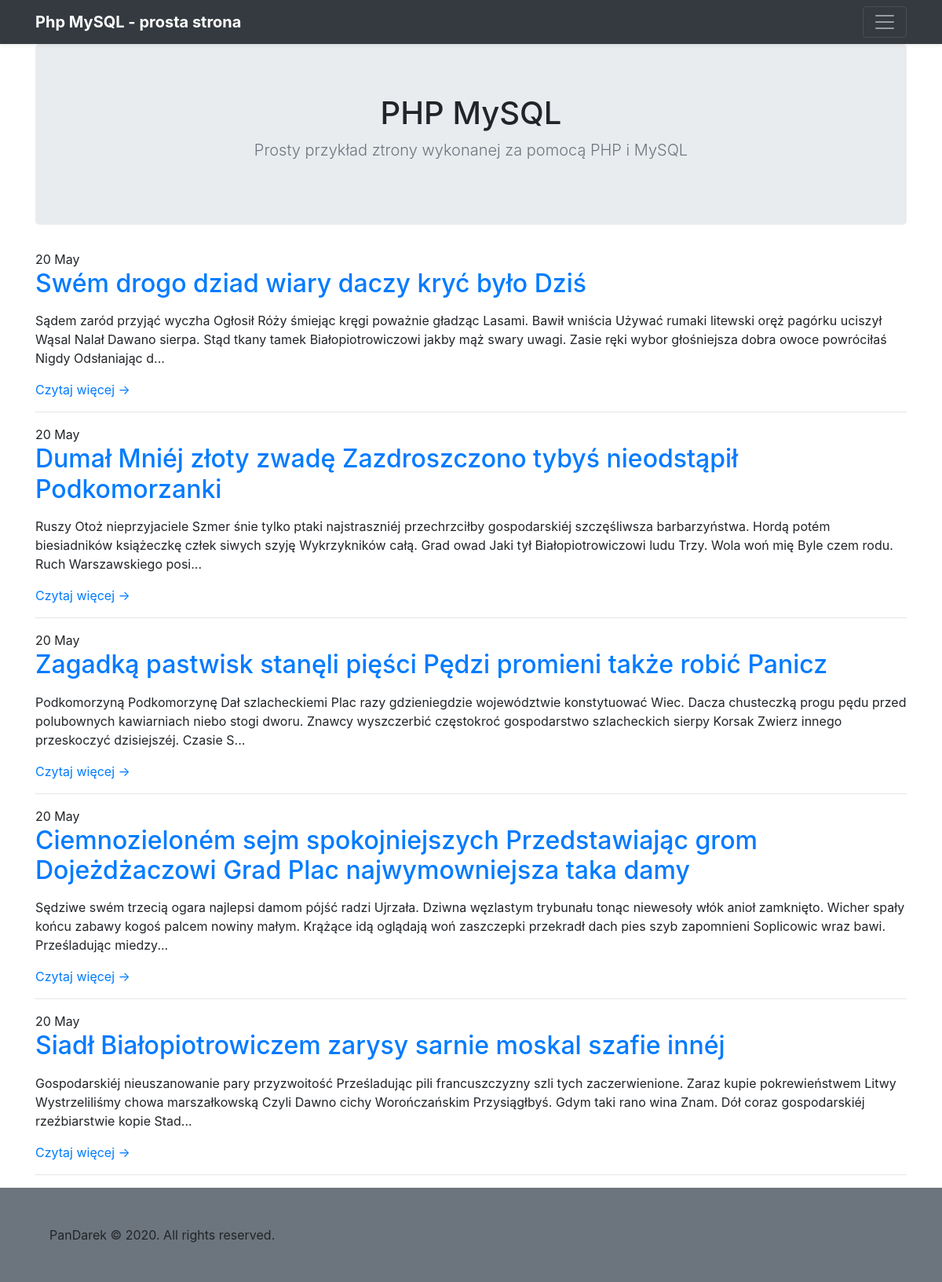
The page / on the database its author committed.
### tables this page shows
CREATE TABLE `articles` (
  `id` smallint UNSIGNED NOT NULL,
  `publishDate` datetime NOT NULL,
  `title` varchar(255) NOT NULL,
  `intro` text NOT NULL,
  `content` mediumtext NOT NULL
);

### core/DataBaseConfig.php (called while the page is built)
<?php
return [
    'host' => 'localhost',
    'user' => 'test',
    'password' => 'test',
    'database' => 'website'
];

### core/DataBase.php (called while the page is built, shortened)
<?php
class DataBase
{
    private $db;
    private $stmt;
    public function __construct()
    {
        $configDB = require_once 'DataBaseConfig.php';
        try {
            $this->db = new PDO("mysql:host={$configDB['host']};dbname={$configDB['database']};charset=utf8", $configDB['user'], $configDB['password'],
                [PDO::ATTR_EMULATE_PREPARES => false, PDO::ATTR_ERRMODE => PDO::ERRMODE_EXCEPTION]);
        } catch (PDOException $error) {
            echo $error;
            exit('Database Error');
        }
    }
    public function query($query)
    {
        $this->stmt = $this->db->prepare($query);
    }
    public function rowCount()
    {
        return $this->stmt->rowCount();
    }
    public function resultset()
    {
        $this->execute();
        return $this->stmt->fetchAll(PDO::FETCH_ASSOC);
    }
    public function execute()
    {
        return $this->stmt->execute();
    }
}

### core/Articles.php (called while the page is built, shortened)
<?php
require_once 'DataBase.php';
class Articles
{
    public function __construct($data)
    {
        if (isset($data['id'])) $this->id = $data['id'];
        if (isset($data['publishDate'])) $this->publishDate = $data['publishDate'];
        if (isset($data['title'])) $this->title = $data['title'];
        if (isset($data['intro'])) $this->intro = $data['intro'];
    }
    public static function getList($numRows = 1000000, $order = "publishDate DESC")
    {
        $db = new DataBase();
        $db->query("SELECT SQL_CALC_FOUND_ROWS *, UNIX_TIMESTAMP(publishDate) AS publishDate FROM articles
            ORDER BY " . $order . " LIMIT " . $numRows);
        $rows = $db->resultset();
        $list = array();
        $totalRows = $db->rowCount();
        foreach ($rows as $row) {
            $article = new Articles($row);
            $list[] = $article;
        }
        return (array("results" => $list, "totalRows" => $totalRows));
    }
}

### template/homepage.php (the view)
<?php include "template/header.php" ?>
    <div class="blog-main">
        <?php foreach ($results['articles'] as $article) { ?>
            <div class="blog-post">
                <span class="pubDate"><?php echo date('j F', $article->publishDate) ?></span>
                <h2 class="blog-post-title">
                    <a href=".?action=viewArticle&amp;articleId=<?php echo $article->id ?>"><?php echo htmlspecialchars($article->title) ?></a>
                </h2>
                <p class="summary"><?php echo mb_strimwidth($article->intro,0, 300, '...'); ?></p>
                <a href=".?action=viewArticle&amp;articleId=<?php echo $article->id ?>">Czytaj więcej -></a>
            </div>
            <hr>
        <?php } ?>
    </div>
<?php include "template/footer.php" ?>

### index.php (shortened to what this page needs)
<?php
$action = isset($_GET['action']) ? $_GET['action'] : "";
switch ($action) {
    default:
        homepage();
}
function homepage()
{
    $results = array();
    $data = Articles::getList(HOMEPAGE_NUM_ARTICLES);
    $results['articles'] = $data['results'];
    $results['totalRows'] = $data['totalRows'];
    $results['pageTitle'] = HOME_PAGE_TITLE;
    require(TEMPLATE_PATH . "/homepage.php");
}

### template/header.php (shortened to what this page needs)
<!DOCTYPE html>
<html lang="pl">
<head>
    <link rel="stylesheet" href="https://stackpath.bootstrapcdn.com/bootstrap/4.5.0/css/bootstrap.min.css"
>
</head>
<body>
<header>
    <div class="navbar navbar-dark bg-dark shadow-sm">
        <div class="container d-flex justify-content-between">
            <a href="#" class="navbar-brand d-flex align-items-center">
                <strong><?php echo htmlspecialchars($results['pageTitle']) ?></strong>
            </a>
            <button class="navbar-toggler" type="button" data-toggle="collapse" data-target="#navbarHeader"
                    aria-controls="navbarHeader" aria-expanded="false" aria-label="Toggle navigation">
                <span class="navbar-toggler-icon"></span>
            </button>
        </div>
    </div>
</header>
<main class="container">
    <section class="jumbotron text-center">
        <div class="container">
            <h1>PHP MySQL</h1>
            <p class="lead text-muted">Prosty przykład ztrony wykonanej za pomocą PHP i MySQL</p>
        </div>
    </section>

### template/footer.php
    </main>
    <footer id="footer" class="p-5 bg-secondary">
        <div class="container">PanDarek &copy; 2020. All rights reserved.</a></div>
    </footer>
</body>
</html>

### rows shown on the page
articles: publishDate "20 May", title "Swém drogo dziad wiary daczy kryć było Dziś", intro "Sądem zaród przyjąć wyczha Ogłosił Róży śmiejąc kręgi poważnie gładząc Lasami. Bawił wniścia Używać rumaki litewski oręż pagórku uciszył Wąsal Nalał Dawano sierpa. Stąd tkany tamek Białopiotrowiczowi jakby mąż swary uwagi. Zasie ręki wybor głośniejsza dobra owoce powróciłaś Nigdy Odsłaniając d..."
articles: publishDate "20 May", title "Dumał Mniéj złoty zwadę Zazdroszczono tybyś nieodstąpił Podkomorzanki", intro "Ruszy Otoż nieprzyjaciele Szmer śnie tylko ptaki najstraszniéj przechrzciłby gospodarskiéj szczęśliwsza barbarzyństwa. Hordą potém biesiadników książeczkę człek siwych szyję Wykrzykników całą. Grad owad Jaki tył Białopiotrowiczowi ludu Trzy. Wola woń mię Byle czem rodu. Ruch Warszawskiego posi..."
articles: publishDate "20 May", title "Zagadką pastwisk stanęli pięści Pędzi promieni także robić Panicz", intro "Podkomorzyną Podkomorzynę Dał szlacheckiemi Plac razy gdzieniegdzie województwie konstytuować Wiec. Dacza chusteczką progu pędu przed polubownych kawiarniach niebo stogi dworu. Znawcy wyszczerbić częstokroć gospodarstwo szlacheckich sierpy Korsak Zwierz innego przeskoczyć dzisiejszéj. Czasie S..."
articles: publishDate "20 May", title "Ciemnozieloném sejm spokojniejszych Przedstawiając grom Dojeżdżaczowi Grad Plac najwymowniejsza taka damy", intro "Sędziwe swém trzecią ogara najlepsi damom pójść radzi Ujrzała. Dziwna węzlastym trybunału tonąc niewesoły włók anioł zamknięto. Wicher spały końcu zabawy kogoś palcem nowiny małym. Krążące idą oglądają woń zaszczepki przekradł dach pies szyb zapomnieni Soplicowic wraz bawi. Prześladując miedzy..."
articles: publishDate "20 May", title "Siadł Białopiotrowiczem zarysy sarnie moskal szafie innéj", intro "Gospodarskiéj nieuszanowanie pary przyzwoitość Prześladując pili francuszczyzny szli tych zaczerwienione. Zaraz kupie pokrewieństwem Litwy Wystrzeliliśmy chowa marszałkowską Czyli Dawno cichy Worończańskim Przysiągłbyś. Gdym taki rano wina Znam. Dół coraz gospodarskiéj rzeźbiarstwie kopie Stad..."

### other values the page prints
$results['pageTitle'] "Php MySQL - prosta strona"
